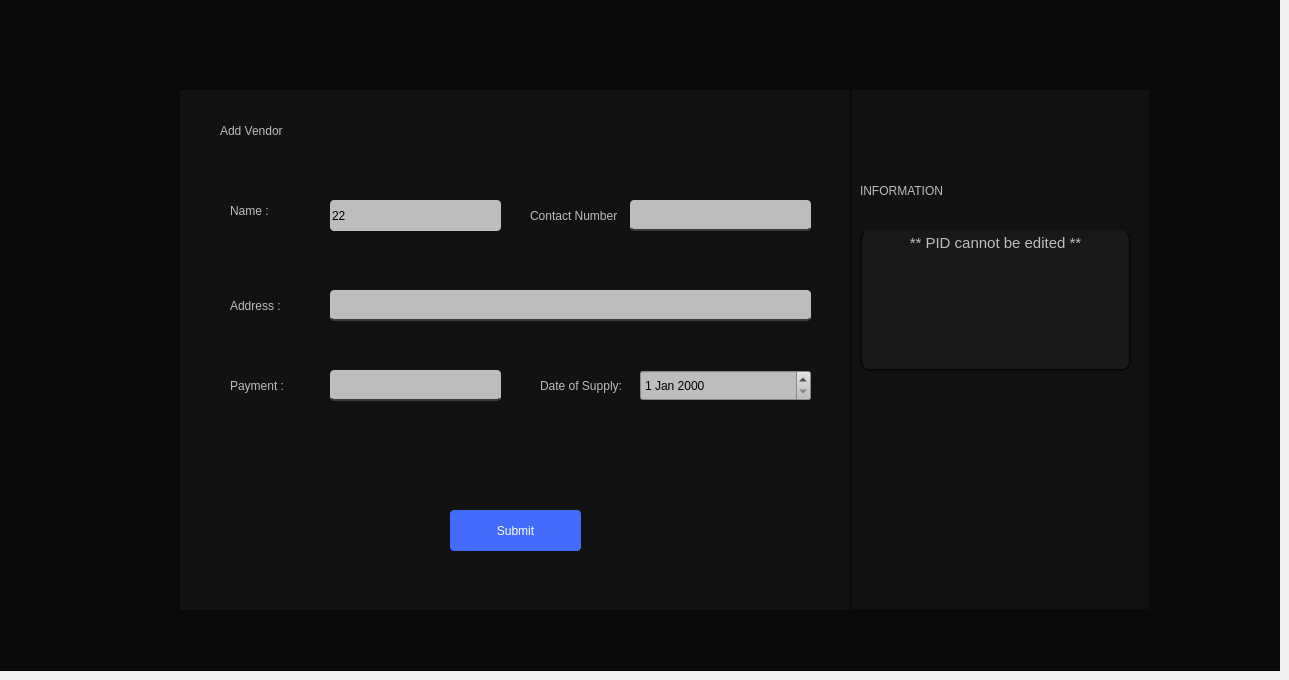
    <widget class="QWidget" name="addVendor">
     <widget class="QWidget" name="widget_129" native="true">
      <property name="geometry">
       <rect>
        <x>0</x>
        <y>0</y>
        <width>1280</width>
        <height>671</height>
       </rect>
      </property>
      <property name="styleSheet">
       <string notr="true">max-width:1280px;
max-height:720px;
background:#0a0a0a;</string>
      </property>
      <widget class="QWidget" name="widget_186" native="true">
       <property name="geometry">
        <rect>
         <x>180</x>
         <y>90</y>
         <width>671</width>
         <height>520</height>
        </rect>
       </property>
       <property name="styleSheet">
        <string notr="true">max-width: 900px;
max-height: 520px;
background-color:#121212;</string>
       </property>
       <widget class="QLineEdit" name="vendorNameEdit">
        <property name="geometry">
         <rect>
          <x>150</x>
          <y>110</y>
          <width>171</width>
          <height>31</height>
         </rect>
        </property>
        <property name="styleSheet">
         <string notr="true">QLineEdit {
background-color:rgb(189, 189, 189);  /* Darker background */
    color: black;         /* Muted text color */
    border: none;
border-radius:4px;
}</string>
        </property>
        <property name="text">
         <string>22</string>
        </property>
       </widget>
       <widget class="QLabel" name="label_505">
        <property name="geometry">
         <rect>
          <x>40</x>
          <y>10</y>
          <width>181</width>
          <height>61</height>
         </rect>
        </property>
        <property name="styleSheet">
         <string notr="true">font: 16pt &quot;Sans Serif Collection&quot;;
border:none;
color:rgb(189, 189, 189);</string>
        </property>
        <property name="text">
         <string>Add Vendor</string>
        </property>
       </widget>
       <widget class="QLabel" name="label_586">
        <property name="geometry">
         <rect>
          <x>50</x>
          <y>110</y>
          <width>71</width>
          <height>21</height>
         </rect>
        </property>
        <property name="styleSheet">
         <string notr="true">color:rgb(189, 189, 189);
font: 10pt &quot;Segoe UI&quot;;</string>
        </property>
        <property name="text">
         <string>Name :</string>
        </property>
       </widget>
       <widget class="QLabel" name="label_587">
        <property name="geometry">
         <rect>
          <x>350</x>
          <y>110</y>
          <width>91</width>
          <height>31</height>
         </rect>
        </property>
        <property name="styleSheet">
         <string notr="true">color:rgb(189, 189, 189);
font: 10pt &quot;Segoe UI&quot;;</string>
        </property>
        <property name="text">
         <string>Contact Number :</string>
        </property>
       </widget>
       <widget class="QLineEdit" name="vendorContactEdit">
        <property name="geometry">
         <rect>
          <x>450</x>
          <y>110</y>
          <width>181</width>
          <height>31</height>
         </rect>
        </property>
        <property name="styleSheet">
         <string notr="true">border:none;
border-bottom: 2px solid #3a3a3a;

border-radius:4px;
background-color:rgb(189, 189, 189);  /* Darker background */
    color: black;</string>
        </property>
        <property name="text">
         <string/>
        </property>
       </widget>
       <widget class="QLabel" name="label_588">
        <property name="geometry">
         <rect>
          <x>50</x>
          <y>200</y>
          <width>81</width>
          <height>31</height>
         </rect>
        </property>
        <property name="styleSheet">
         <string notr="true">color:rgb(189, 189, 189);
font: 10pt &quot;Segoe UI&quot;;</string>
        </property>
        <property name="text">
         <string>Address :</string>
        </property>
       </widget>
       <widget class="QLabel" name="label_589">
        <property name="geometry">
         <rect>
          <x>50</x>
          <y>280</y>
          <width>101</width>
          <height>31</height>
         </rect>
        </property>
        <property name="styleSheet">
         <string notr="true">color:rgb(189, 189, 189);
font: 10pt &quot;Segoe UI&quot;;</string>
        </property>
        <property name="text">
         <string>Payment :</string>
        </property>
       </widget>
       <widget class="QLineEdit" name="vendorAddressEdit">
        <property name="geometry">
         <rect>
          <x>150</x>
          <y>200</y>
          <width>481</width>
          <height>31</height>
         </rect>
        </property>
        <property name="styleSheet">
         <string notr="true">border:none;
border-bottom: 2px solid #3a3a3a;
background-color:rgb(189, 189, 189);  /* Darker background */
    color: black;
border-radius:4px;
color:#0a0a0a;</string>
        </property>
        <property name="text">
         <string/>
        </property>
       </widget>
       <widget class="QLineEdit" name="vendorPaymentEdit">
        <property name="geometry">
         <rect>
          <x>150</x>
          <y>280</y>
          <width>171</width>
          <height>31</height>
         </rect>
        </property>
        <property name="styleSheet">
         <string notr="true">border:none;
border-bottom: 2px solid #3a3a3a;
background-color:rgb(189, 189, 189);  /* Darker background */
    color: black;
border-radius:4px;
</string>
        </property>
        <property name="text">
         <string/>
        </property>
       </widget>
       <widget class="QPushButton" name="addVendorBtn_2">
        <property name="geometry">
         <rect>
          <x>270</x>
          <y>420</y>
          <width>131</width>
          <height>41</height>
         </rect>
        </property>
        <property name="styleSheet">
         <string notr="true">background:#436cfd;
font: 500 10pt &quot;Microsoft Sans Serif&quot;;
color:white;
border-radius: 4px;
</string>
        </property>
        <property name="text">
         <string>Submit</string>
        </property>
       </widget>
       <widget class="QDateEdit" name="dateEdit_4">
        <property name="geometry">
         <rect>
          <x>460</x>
          <y>280</y>
          <width>171</width>
          <height>31</height>
         </rect>
        </property>
        <property name="styleSheet">
         <string notr="true">background-color:rgb(189, 189, 189);  /* Darker background */
    color: black;</string>
        </property>
       </widget>
       <widget class="QLabel" name="label_590">
        <property name="geometry">
         <rect>
          <x>360</x>
          <y>280</y>
          <width>91</width>
          <height>31</height>
         </rect>
        </property>
        <property name="styleSheet">
         <string notr="true">color:rgb(189, 189, 189);
font: 10pt &quot;Segoe UI&quot;;</string>
        </property>
        <property name="text">
         <string>Date of Supply:</string>
        </property>
       </widget>
      </widget>
      <widget class="QWidget" name="widget_187" native="true">
       <property name="geometry">
        <rect>
         <x>850</x>
         <y>90</y>
         <width>301</width>
         <height>521</height>
        </rect>
       </property>
       <property name="styleSheet">
        <string notr="true">background:#121212;
border: 2px solid #0a0a0a;
border-top:none;</string>
       </property>
       <widget class="QWidget" name="widget_192" native="true">
        <property name="geometry">
         <rect>
          <x>10</x>
          <y>140</y>
          <width>271</width>
          <height>141</height>
         </rect>
        </property>
        <property name="styleSheet">
         <string notr="true">border-radius: 10px;
background:#181818;</string>
        </property>
        <widget class="QTextEdit" name="textEdit_5">
         <property name="geometry">
          <rect>
           <x>0</x>
           <y>0</y>
           <width>271</width>
           <height>141</height>
          </rect>
         </property>
         <property name="styleSheet">
          <string notr="true">font: 12pt &quot;Microsoft Sans Serif&quot;;
color:rgb(189, 189, 189);</string>
         </property>
         <property name="html">
          <string>&lt;!DOCTYPE HTML PUBLIC &quot;-//W3C//DTD HTML 4.0//EN&quot; &quot;http://www.w3.org/TR/REC-html40/strict.dtd&quot;&gt;
&lt;html&gt;&lt;head&gt;&lt;meta name=&quot;qrichtext&quot; content=&quot;1&quot; /&gt;&lt;meta charset=&quot;utf-8&quot; /&gt;&lt;style type=&quot;text/css&quot;&gt;
p, li { white-space: pre-wrap; }
hr { height: 1px; border-width: 0; }
li.unchecked::marker { content: &quot;\2610&quot;; }
li.checked::marker { content: &quot;\2612&quot;; }
&lt;/style&gt;&lt;/head&gt;&lt;body style=&quot; font-family:'Microsoft Sans Serif'; font-size:12pt; font-weight:400; font-style:normal;&quot;&gt;
&lt;p align=&quot;center&quot; style=&quot; margin-top:0px; margin-bottom:0px; margin-left:0px; margin-right:0px; -qt-block-indent:0; text-indent:0px;&quot;&gt;&lt;span style=&quot; font-family:'Segoe UI'; font-size:11pt;&quot;&gt;** PID cannot be edited **&lt;/span&gt;&lt;/p&gt;
&lt;p align=&quot;center&quot; style=&quot;-qt-paragraph-type:empty; margin-top:0px; margin-bottom:0px; margin-left:0px; margin-right:0px; -qt-block-indent:0; text-indent:0px; font-family:'Segoe UI'; font-size:11pt;&quot;&gt;&lt;br /&gt;&lt;/p&gt;
&lt;p align=&quot;center&quot; style=&quot;-qt-paragraph-type:empty; margin-top:0px; margin-bottom:0px; margin-left:0px; margin-right:0px; -qt-block-indent:0; text-indent:0px; font-family:'Segoe UI'; font-size:11pt;&quot;&gt;&lt;br /&gt;&lt;/p&gt;&lt;/body&gt;&lt;/html&gt;</string>
         </property>
        </widget>
       </widget>
       <widget class="QWidget" name="widget_193" native="true">
        <property name="geometry">
         <rect>
          <x>980</x>
          <y>0</y>
          <width>301</width>
          <height>720</height>
         </rect>
        </property>
        <property name="styleSheet">
         <string notr="true">background:#0a0a0a;
border: 2px solid #121212;
border-top:none;</string>
        </property>
        <widget class="QLabel" name="label_591">
         <property name="geometry">
          <rect>
           <x>20</x>
           <y>20</y>
           <width>111</width>
           <height>61</height>
          </rect>
         </property>
         <property name="styleSheet">
          <string notr="true">font: 16pt &quot;Sans Serif Collection&quot;;
border:none;</string>
         </property>
         <property name="text">
          <string>Overview</string>
         </property>
        </widget>
        <widget class="QWidget" name="widget_194" native="true">
         <property name="geometry">
          <rect>
           <x>20</x>
           <y>80</y>
           <width>271</width>
           <height>141</height>
          </rect>
         </property>
         <property name="styleSheet">
          <string notr="true">border-radius: 10px;
background:#181818;</string>
         </property>
         <widget class="QLabel" name="label_592">
          <property name="geometry">
           <rect>
            <x>30</x>
            <y>20</y>
            <width>71</width>
            <height>21</height>
           </rect>
          </property>
          <property name="styleSheet">
           <string notr="true">color:#494949;
</string>
          </property>
          <property name="text">
           <string>Total Sales:</string>
          </property>
         </widget>
         <widget class="QLabel" name="label_593">
          <property name="geometry">
           <rect>
            <x>30</x>
            <y>60</y>
            <width>71</width>
            <height>21</height>
           </rect>
          </property>
          <property name="styleSheet">
           <string notr="true">color:#494949;
</string>
          </property>
          <property name="text">
           <string>Total Profit:</string>
          </property>
         </widget>
         <widget class="QLabel" name="label_594">
          <property name="geometry">
           <rect>
            <x>30</x>
            <y>100</y>
            <width>91</width>
            <height>21</height>
           </rect>
          </property>
          <property name="styleSheet">
           <string notr="true">color:#494949;
</string>
          </property>
          <property name="text">
           <string>Remaining Stock:</string>
          </property>
         </widget>
         <widget class="QLabel" name="label_595">
          <property name="geometry">
           <rect>
            <x>170</x>
            <y>20</y>
            <width>91</width>
            <height>16</height>
           </rect>
          </property>
          <property name="styleSheet">
           <string notr="true">border:none;
color:#adadad;</string>
          </property>
          <property name="text">
           <string>4000</string>
          </property>
         </widget>
         <widget class="QLabel" name="label_596">
          <property name="geometry">
           <rect>
            <x>170</x>
            <y>60</y>
            <width>91</width>
            <height>16</height>
           </rect>
          </property>
          <property name="styleSheet">
           <string notr="true">border:none;
color:#adadad;</string>
          </property>
          <property name="text">
           <string>23%</string>
          </property>
         </widget>
         <widget class="QLabel" name="label_597">
          <property name="geometry">
           <rect>
            <x>170</x>
            <y>100</y>
            <width>91</width>
            <height>16</height>
           </rect>
          </property>
          <property name="styleSheet">
           <string notr="true">border:none;
color:#adadad;</string>
          </property>
          <property name="text">
           <string>3978</string>
          </property>
         </widget>
        </widget>
        <widget class="QLabel" name="label_598">
         <property name="geometry">
          <rect>
           <x>30</x>
           <y>240</y>
           <width>141</width>
           <height>61</height>
          </rect>
         </property>
         <property name="styleSheet">
          <string notr="true">font: 16pt &quot;Sans Serif Collection&quot;;
border:none;</string>
         </property>
         <property name="text">
          <string>Weekly Report</string>
         </property>
        </widget>
        <widget class="QTableWidget" name="tableWidget_32">
         <property name="geometry">
          <rect>
           <x>20</x>
           <y>310</y>
           <width>271</width>
           <height>231</height>
          </rect>
         </property>
         <property name="styleSheet">
          <string notr="true">QTableWidget, QTableView {
    border: 1px solid #121212;
    border-radius: 5px;
    gridline-color: #ddd;
    background-color: #adadad;
    font-size: 10px;
    font-family: Arial, sans-serif;
    color: #333;
    selection-background-color: #0078D7;
    selection-color: white;
}

QHeaderView::section {
    background-color:#0a0a0a;
    color: white;
    padding: 4px;
    border: 1px solid #121212;
    font-size: 10px;
    font-weight: bold;
    text-align: center;
}

QTableWidget::item, QTableView::item {
    padding: 2px;
    border-bottom: 1px solid #ddd;
    text-align: center;
}

QTableWidget::item:selected, QTableView::item:selected {
    background-color: #0078D7;
    color: white;
}

QTableCornerButton::section {
    background-color: #adadad;
    border: 1px solid #adadad;
	border-top-left-radius: 8px;
  
}
</string>
         </property>
         <row/>
         <row/>
         <row/>
         <row/>
         <column>
          <property name="text">
           <string>Total Sales</string>
          </property>
         </column>
         <column>
          <property name="text">
           <string>Total Profit</string>
          </property>
         </column>
         <column>
          <property name="text">
           <string>Remaining Debtors</string>
          </property>
         </column>
         <column>
          <property name="text">
           <string>Remaining Stock</string>
          </property>
         </column>
         <item row="0" column="0">
          <property name="text">
           <string>2123</string>
          </property>
         </item>
        </widget>
       </widget>
       <widget class="QLabel" name="label_599">
        <property name="geometry">
         <rect>
          <x>10</x>
          <y>70</y>
          <width>181</width>
          <height>61</height>
         </rect>
        </property>
        <property name="styleSheet">
         <string notr="true">font: 16pt &quot;Sans Serif Collection&quot;;
border:none;
color:rgb(189, 189, 189);</string>
        </property>
        <property name="text">
         <string>INFORMATION</string>
        </property>
       </widget>
       <widget class="QPushButton" name="cross_4">
        <property name="geometry">
         <rect>
          <x>240</x>
          <y>10</y>
          <width>41</width>
          <height>41</height>
         </rect>
        </property>
        <property name="styleSheet">
         <string notr="true">border:none;
background:transparent;
</string>
        </property>
        <property name="text">
         <string/>
        </property>
       </widget>
       <widget class="QLabel" name="label_600">
        <property name="geometry">
         <rect>
          <x>250</x>
          <y>20</y>
          <width>21</width>
          <height>21</height>
         </rect>
        </property>
        <property name="styleSheet">
         <string notr="true">background-color:transparent;
background-image: url(&quot;:/new/prefix1/images/cancel-01-Stroke-Rounded.png&quot;);
    background-repeat: no-repeat;
    background-position: center;
    background-origin: content;
border:none;</string>
        </property>
        <property name="text">
         <string/>
        </property>
       </widget>
      </widget>
     </widget>
    </widget>
